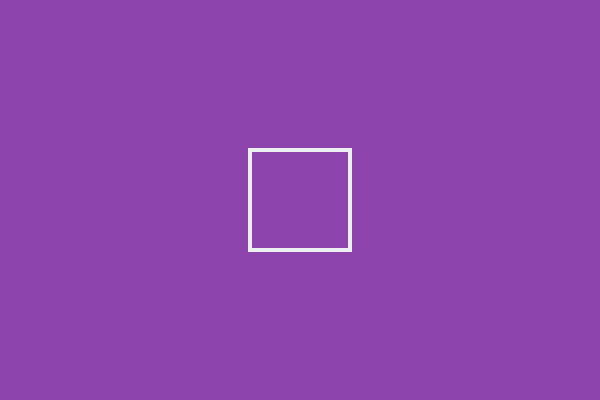
Frame 1 (no input)
Frame 60 (no input): identical to frame 1, image omitted
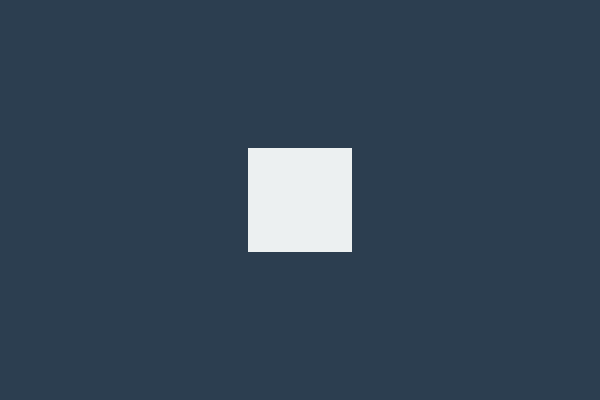
Frame 120 (the mouse pressed at the canvas centre since frame 60)

The p5.js sketch that drew these frames (run headless with seeded random() and noise() and a simulated clock; from frame 60 on, the mouse is pressed at the canvas centre):

// p5.js sketch
// ── sketch.js
function setup() {
  createCanvas(600, 400);
}

function draw() {
  background(142, 68, 173);
  stroke(236, 240, 241);
  strokeWeight(4);
  noFill();
  if (mouseX > 250 && mouseX < 350 && mouseY > 150 && mouseY < 250) {
    if (mouseIsPressed) {
      background(44, 62, 80);
    }
    fill(236, 240, 241);
  }
  rectMode(CENTER);
  rect(300, 200, 100, 100);
}
